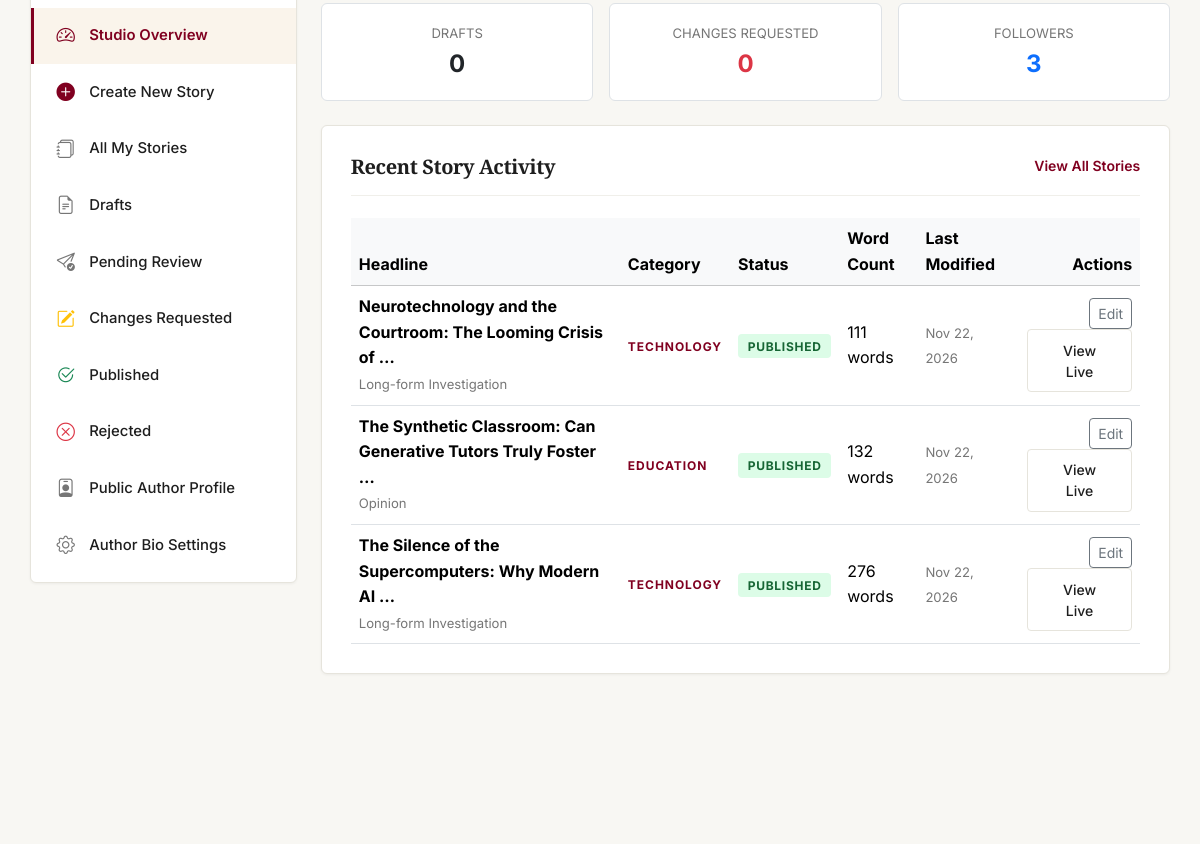
/dashboard/author/ (signed in, middle part), run on an earlier commit of the app's database.
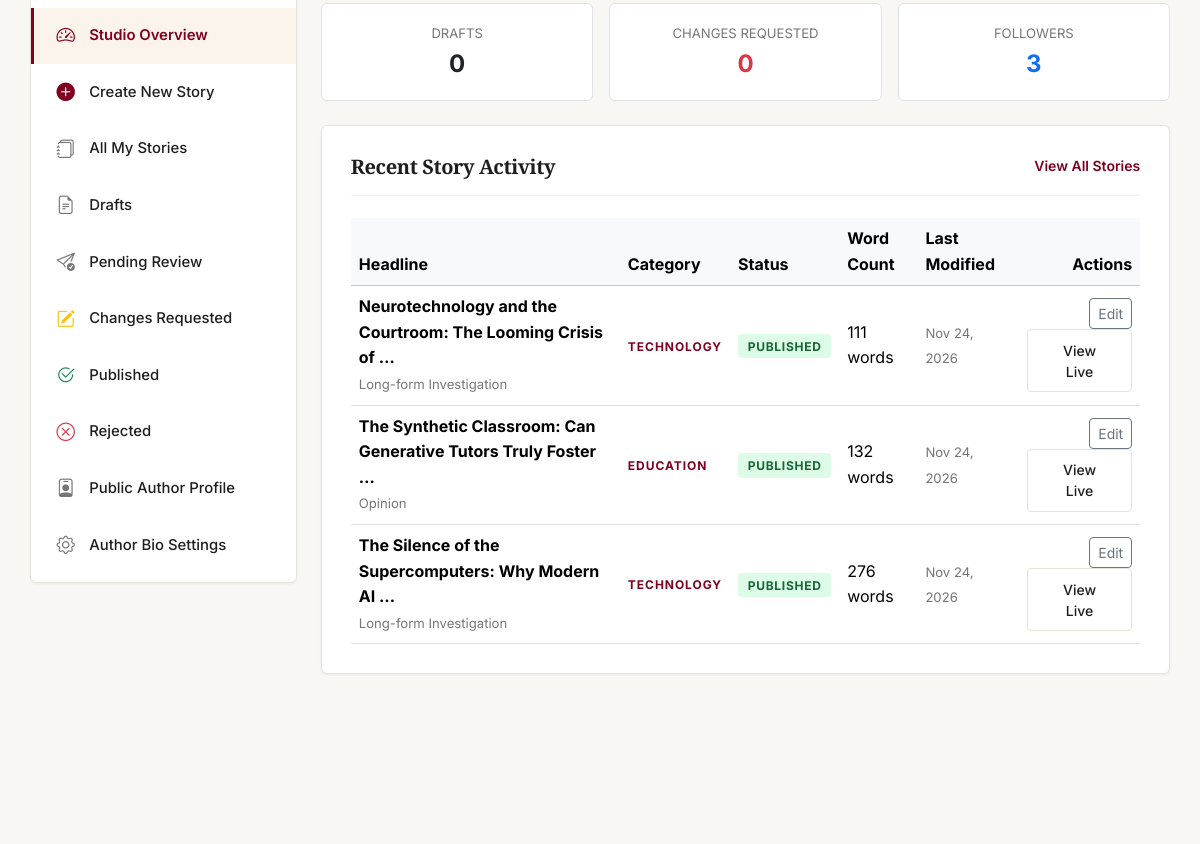
And on a later commit of the database.
### articles/models.py (models this page shows, shortened)
class Article(models.Model):
    class ArticleType(models.TextChoices):
        NEWS = 'NEWS', 'News'
        OPINION = 'OPINION', 'Opinion'
        FEATURE = 'FEATURE', 'Feature Story'
        EDITORIAL = 'EDITORIAL', 'Editorial'
        INTERVIEW = 'INTERVIEW', 'Interview'
        LONGFORM = 'LONGFORM', 'Long-form Investigation'
    class ArticleStatus(models.TextChoices):
        DRAFT = 'DRAFT', 'Draft'
        SUBMITTED = 'SUBMITTED', 'Submitted for Review'
        CHANGES_REQUESTED = 'CHANGES_REQUESTED', 'Changes Requested'
        APPROVED = 'APPROVED', 'Approved'
        SCHEDULED = 'SCHEDULED', 'Scheduled'
        PUBLISHED = 'PUBLISHED', 'Published'
        REJECTED = 'REJECTED', 'Rejected'
        ARCHIVED = 'ARCHIVED', 'Archived'
    title = models.CharField(max_length=255)
    subtitle = models.CharField(max_length=350, blank=True)
    slug = models.SlugField(max_length=280, unique=True, db_index=True)
    author = models.ForeignKey(settings.AUTH_USER_MODEL, on_delete=models.CASCADE, related_name='articles')
    category = models.ForeignKey(Category, on_delete=models.PROTECT, related_name='articles')
    tags = models.ManyToManyField(Tag, blank=True, related_name='articles')
    article_type = models.CharField(max_length=20, choices=ArticleType.choices, default=ArticleType.NEWS)
    excerpt = models.TextField(max_length=600, help_text='Short teaser shown to public visitors.')
    content = models.TextField(help_text='Full article content. Protected server-side.')
    cover_image = models.ImageField(upload_to='article_covers/', blank=True, null=True)
    cover_caption = models.CharField(max_length=255, blank=True)
    cover_credit = models.CharField(max_length=150, blank=True)
    status = models.CharField(max_length=20, choices=ArticleStatus.choices, default=ArticleStatus.DRAFT, db_index=True)
    word_count = models.PositiveIntegerField(default=0)
    estimated_reading_time = models.PositiveIntegerField(default=1, help_text='Estimated reading time in minutes')
    views_count = models.PositiveIntegerField(default=0)
    is_featured = models.BooleanField(default=False, help_text='Show in top featured hero banner')
    is_editors_pick = models.BooleanField(default=False, help_text='Show in Editor\'s Picks carousel')
    is_trending = models.BooleanField(default=False, help_text='Manually flag or algorithmically elevated')
    sources = models.TextField(blank=True, help_text='Optional primary sources or citations')
    created_at = models.DateTimeField(auto_now_add=True)
    updated_at = models.DateTimeField(auto_now=True)
    scheduled_at = models.DateTimeField(null=True, blank=True)
    published_at = models.DateTimeField(null=True, blank=True, db_index=True)
    class Meta:
        ordering = ['-published_at', '-created_at']

class Category(models.Model):
    name = models.CharField(max_length=100, unique=True)
    slug = models.SlugField(max_length=120, unique=True)
    description = models.TextField(blank=True)
    icon = models.CharField(max_length=50, default='bi-newspaper', help_text='Bootstrap Icon class')
    accent_color = models.CharField(max_length=30, default='#800020', help_text='Hex color code')
    order = models.PositiveIntegerField(default=0)
    is_active = models.BooleanField(default=True)
    class Meta:
        verbose_name_plural = 'Categories'
        ordering = ['order', 'name']

### dashboards/views.py (the view)
# urls.py: path('author/', views.author_overview_view, name='author_overview'),
@author_required
def author_overview_view(request):
    user = request.user
    my_articles = Article.objects.filter(author=user)
    total_articles = my_articles.count()
    published_count = my_articles.filter(status=Article.ArticleStatus.PUBLISHED).count()
    drafts_count = my_articles.filter(status=Article.ArticleStatus.DRAFT).count()
    pending_count = my_articles.filter(status=Article.ArticleStatus.SUBMITTED).count()
    changes_count = my_articles.filter(status=Article.ArticleStatus.CHANGES_REQUESTED).count()
    rejected_count = my_articles.filter(status=Article.ArticleStatus.REJECTED).count()
    total_views = ArticleView.objects.filter(article__author=user).count()
    recent_articles = my_articles.order_by('-updated_at')[:5]
    followers_count = AuthorFollow.objects.filter(author=user).count()
    return render(request, 'author_dashboard/overview.html', {
        'total_articles': total_articles,
        'published_count': published_count,
        'drafts_count': drafts_count,
        'pending_count': pending_count,
        'changes_count': changes_count,
        'rejected_count': rejected_count,
        'total_views': total_views,
        'followers_count': followers_count,
        'recent_articles': recent_articles,
    })

### accounts/models.py (called while the page is built)
    @property
    def is_author(self):
        return self.role == self.Role.AUTHOR or hasattr(self, 'author_profile') and self.author_profile.is_approved

    def display_name(self):
        if self.pen_name:
            return self.pen_name
        full = f"{self.user.first_name} {self.user.last_name}".strip()
        return full if full else self.user.username

### accounts/permissions.py (called while the page is built)
def author_required(view_func):
    @wraps(view_func)
    def _wrapped_view(request, *args, **kwargs):
        if not request.user.is_authenticated:
            messages.warning(request, "Please log in to access author tools.")
            return redirect(f"/accounts/login/?next={request.path}")
        if not (request.user.is_author or request.user.is_staff or request.user.is_superuser):
            messages.error(request, "Access restricted. You must be an approved author to access this area.")
            return redirect('author_application')
        return view_func(request, *args, **kwargs)
    return _wrapped_view

### templates/author_dashboard/overview.html (shortened to what this page needs)
{% extends 'author_dashboard/base_author.html' %}
{% block author_content %}
<div>
    <div class="row g-3 mb-4">
        <div class="col-4">
            <div class="p-3 bg-white border rounded text-center">
                <span class="meta-text text-uppercase">Drafts</span>
                <div class="fs-4 fw-bold text-dark">{{ drafts_count }}</div>
            </div>
        </div>
        <div class="col-4">
            <div class="p-3 bg-white border rounded text-center">
                <span class="meta-text text-uppercase">Changes Requested</span>
                <div class="fs-4 fw-bold text-danger">{{ changes_count }}</div>
            </div>
        </div>
        <div class="col-4">
            <div class="p-3 bg-white border rounded text-center">
                <span class="meta-text text-uppercase">Followers</span>
                <div class="fs-4 fw-bold text-primary">{{ followers_count }}</div>
            </div>
        </div>
    </div>
    <div class="dashboard-card">
        <div class="dashboard-card-header">
            <h5 class="font-serif fw-bold mb-0">Recent Story Activity</h5>
            <a href="{% url 'author_articles' %}" class="small text-burgundy text-decoration-none fw-semibold">View All Stories</a>
        </div>
        <div class="table-responsive">
            <table class="table table-hover align-middle mb-0">
                <thead class="table-light">
                    <tr>
                        <th>Headline</th>
                        <th>Category</th>
                        <th>Status</th>
                        <th>Word Count</th>
                        <th>Last Modified</th>
                        <th class="text-end">Actions</th>
                    </tr>
                </thead>
                <tbody>
                    {% for art in recent_articles %}
                        <tr>
                            <td>
                                <strong class="font-serif d-block">{{ art.title|truncatewords:8 }}</strong>
                                <span class="meta-text">{{ art.get_article_type_display }}</span>
                            </td>
                            <td><span class="category-badge mb-0 small">{{ art.category.name }}</span></td>
                            <td>
                                <span class="badge-status badge-status-{{ art.status|lower }}">{{ art.get_status_display }}</span>
                            </td>
                            <td>{{ art.word_count }} words</td>
                            <td><span class="meta-text">{{ art.updated_at|date:"M j, Y" }}</span></td>
                            <td class="text-end">
                                <a href="{% url 'author_article_edit' art.id %}" class="btn btn-sm btn-outline-secondary">Edit</a>
                                {% if art.status == 'PUBLISHED' %}
                                    <a href="{% url 'article_detail' art.slug %}" class="btn btn-sm btn-ink-outline ms-1" target="_blank">View Live</a>
                                {% endif %}
                            </td>
                        </tr>
                    {% empty %}
                        <tr>
                            <td colspan="6" class="text-center py-4 text-muted">You haven't written any articles yet.</td>
                        </tr>
                    {% endfor %}
                </tbody>
            </table>
        </div>
    </div>
</div>
{% endblock %}

What changed in the data, as far as the page shows it:
changed Article "Neurotechnology and the Courtroom: The Looming Crisis of …": updated_at "Nov 22, 2026" → "Nov 24, 2026"
changed Article "Opinion": updated_at "Nov 22, 2026" → "Nov 24, 2026"
changed Article "The Silence of the Supercomputers: Why Modern AI …": updated_at "Nov 22, 2026" → "Nov 24, 2026"
